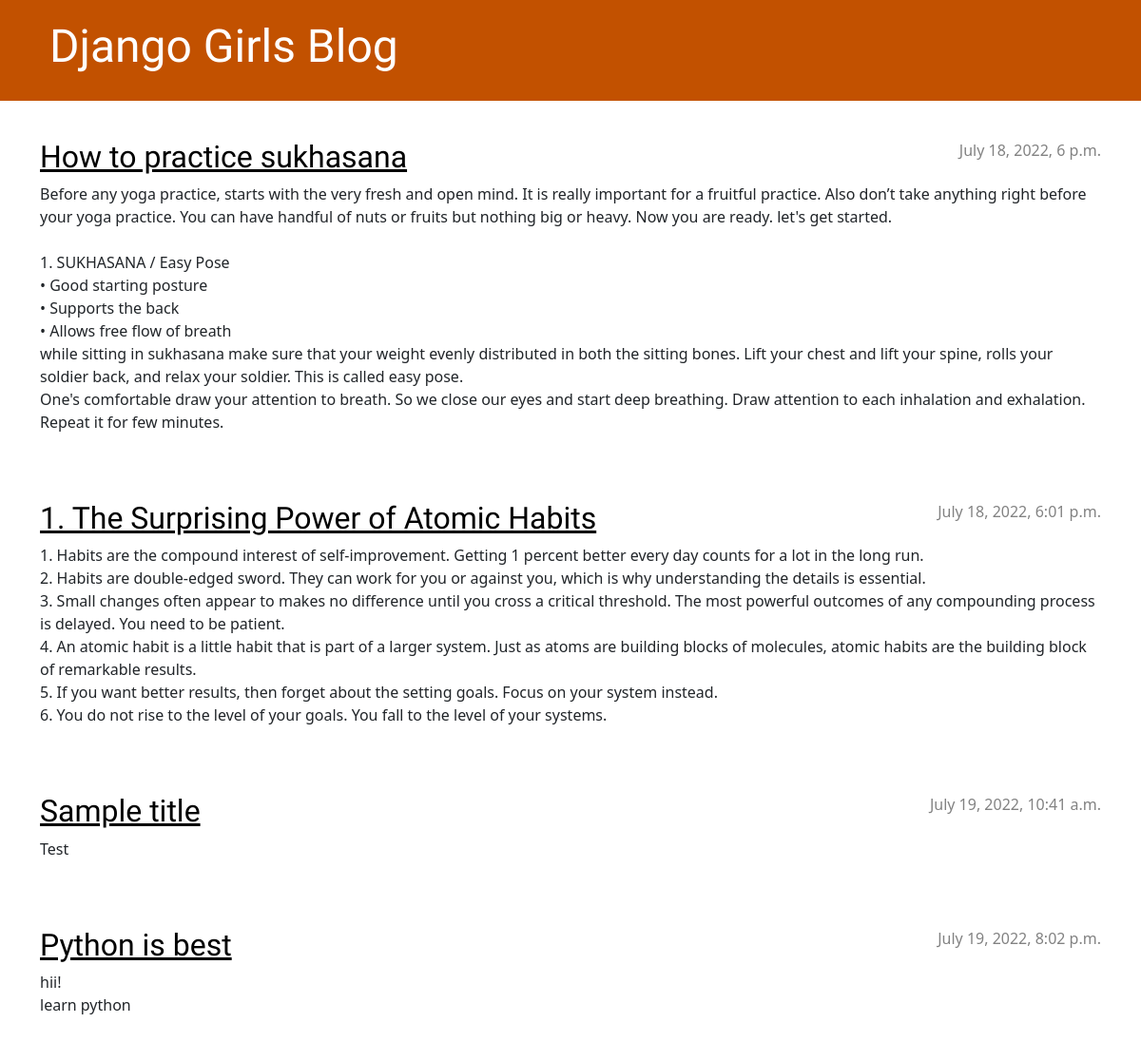
Before: / with the older database file.
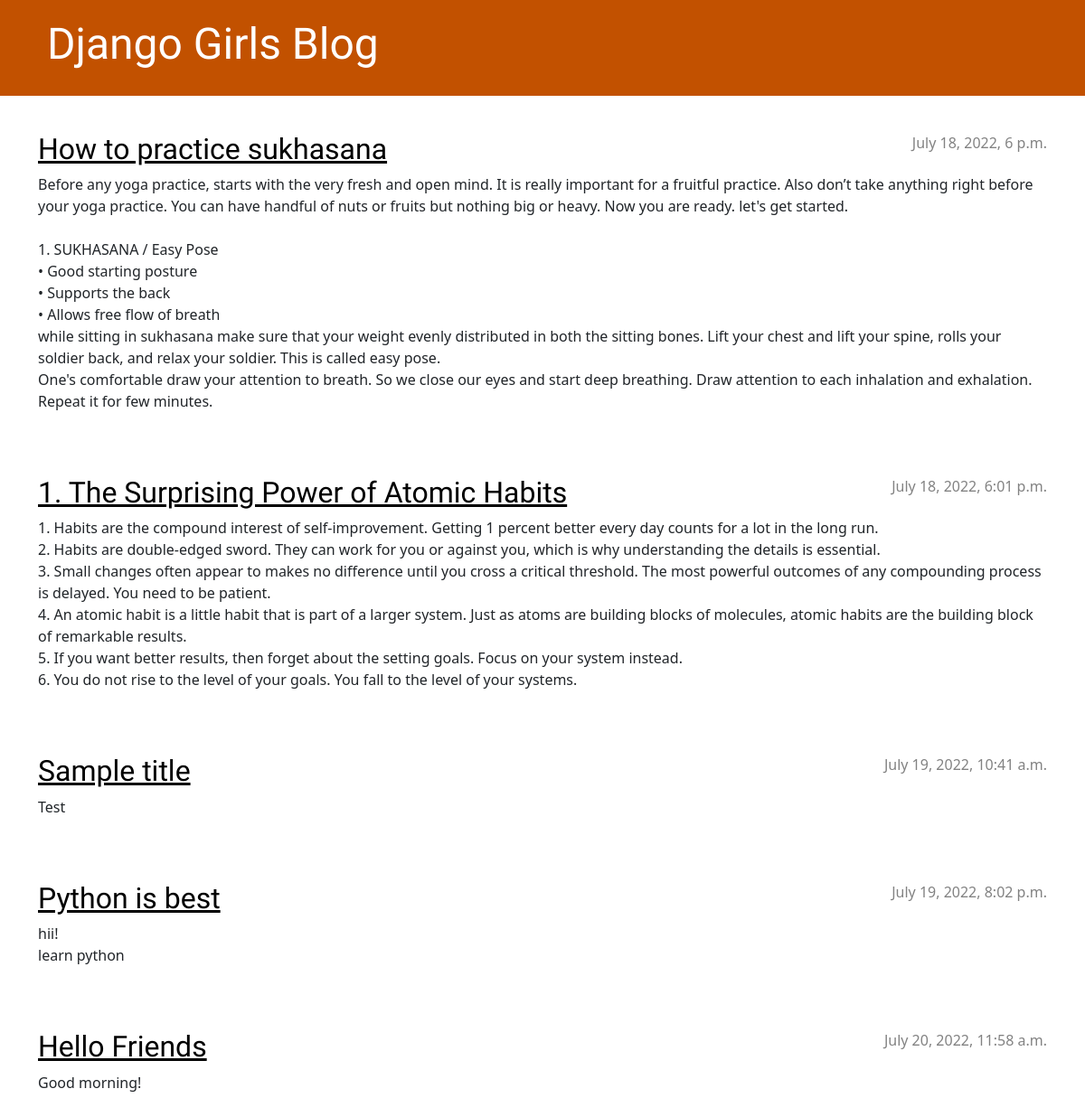
After: the same page with the newer database file.
### blog/models.py (models this page shows, shortened)
class Post(models.Model):
    author = models.ForeignKey(settings.AUTH_USER_MODEL, on_delete=models.CASCADE)
    title = models.CharField(max_length=200)
    text = models.TextField()
    created_date = models.DateTimeField(default=timezone.now)
    published_date = models.DateTimeField(blank=True, null=True)

### blog/views.py (the view)
# urls.py: path('', views.post_list, name='post_list'),
def post_list(request):
    posts = Post.objects.filter(published_date__lte=timezone.now()).order_by('published_date')
    return render(request, 'blog/post_list.html', {'posts': posts})

### blog/templates/blog/post_list.html
{% extends 'blog/base.html' %}
{% block content %}
    {% for post in posts %}
        <article class="post">
            <time class="date">
                {{ post.published_date }}
            </time>
            <h2><a href="{% url 'post_detail' pk=post.pk %}">{{ post.title }}</a></h2>
            <p>{{ post.text|linebreaksbr }}</p>
        </article>
    {% endfor %}
{% endblock %}

Changed rows visible on the page:
added Post: published_date "July 20, 2022, 11:58 a.m.", title "Hello Friends", text "Good morning!"
